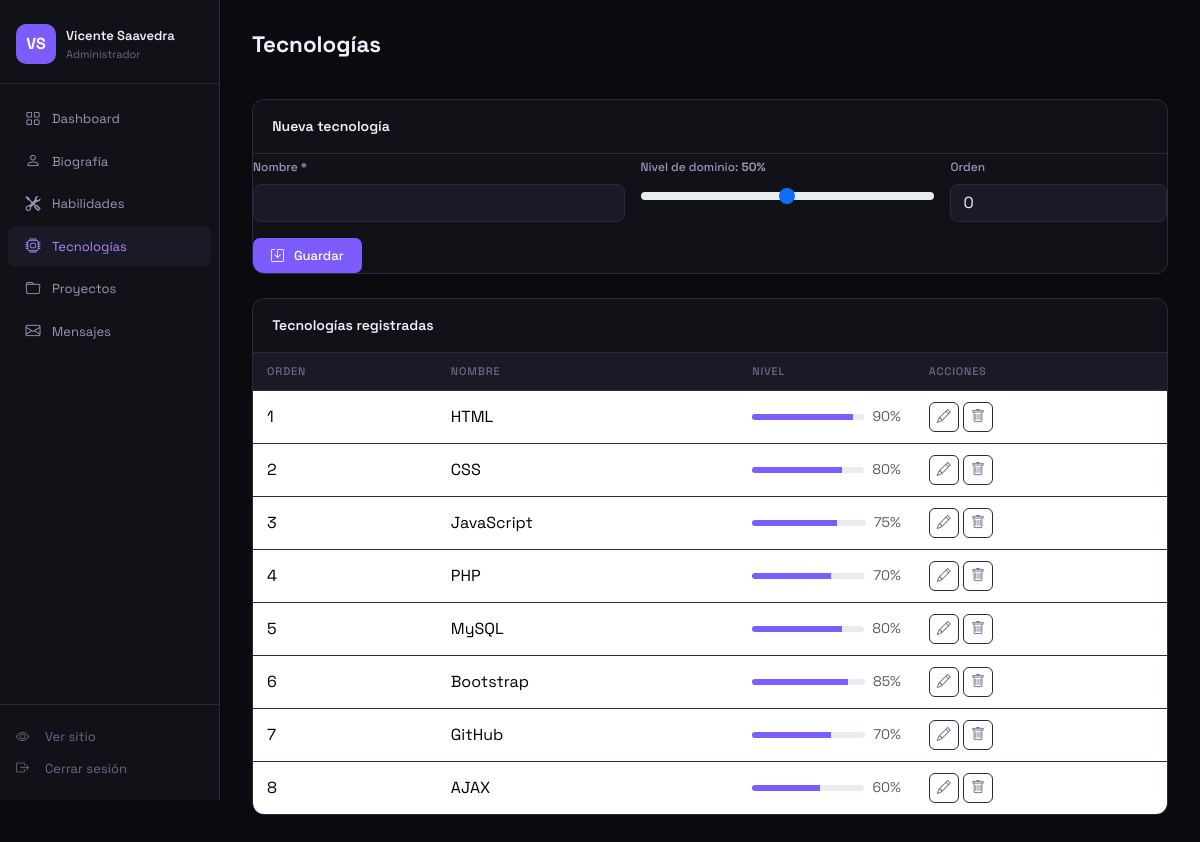
/admin/tecnologias.php (signed in), run on the app's committed database.
### tables this page shows
CREATE TABLE IF NOT EXISTS tecnologias (
    id          INT AUTO_INCREMENT PRIMARY KEY,
    nombre      VARCHAR(100)  NOT NULL,
    nivel       INT           NOT NULL DEFAULT 50,  
    orden       INT           DEFAULT 0,
    activo      TINYINT(1)    DEFAULT 1,
    creado_en   TIMESTAMP DEFAULT CURRENT_TIMESTAMP
);

### admin/tecnologias.php (the view, shortened to what this page needs)
<?php
$pdo = getDB();
$editData = null;
$tecnologias = $pdo->query('SELECT * FROM tecnologias WHERE activo=1 ORDER BY orden')->fetchAll();
?>
<!DOCTYPE html>
<html lang="es">
<head>
    <link rel="stylesheet" href="https://cdn.jsdelivr.net/npm/bootstrap@5.3.3/dist/css/bootstrap.min.css">
    <link rel="stylesheet" href="https://cdn.jsdelivr.net/npm/bootstrap-icons@1.11.3/font/bootstrap-icons.min.css">
    <link rel="stylesheet" href="../assets/css/admin.css">
</head>
<body>
<div class="dash-wrapper">
    <?php include 'sidebar.php'; ?>
    <main class="dash-main">
        <div class="dash-header"><h1 class="dash-title">Tecnologías</h1></div>
        <div class="dash-card mb-4">
            <div class="dash-card-header">
                <span><?= $editData ? 'Editar tecnología' : 'Nueva tecnología' ?></span>
            </div>
            <form method="POST">
                <div class="row g-3">
                    <div class="col-md-5">
                        <label class="form-label">Nombre *</label>
                        <input type="text" name="nombre" class="form-control" required value="<?= htmlspecialchars($editData['nombre'] ?? '') ?>">
                    </div>
                    <div class="col-md-4">
                        <label class="form-label">Nivel de dominio: <strong id="nivelVal"><?= $editData['nivel'] ?? 50 ?>%</strong></label>
                        <input type="range" name="nivel" class="form-range" min="0" max="100" value="<?= $editData['nivel'] ?? 50 ?>"
                               oninput="document.getElementById('nivelVal').textContent=this.value+'%'">
                    </div>
                    <div class="col-md-3">
                        <label class="form-label">Orden</label>
                        <input type="number" name="orden" class="form-control" value="<?= $editData['orden'] ?? 0 ?>">
                    </div>
                </div>
                <button type="submit" class="btn btn-accent mt-3"><i class="bi bi-save me-1"></i><?= $editData ? 'Actualizar' : 'Guardar' ?></button>
            </form>
        </div>
        <div class="dash-card">
            <div class="dash-card-header"><span>Tecnologías registradas</span></div>
            <table class="table dash-table">
                <thead><tr><th>Orden</th><th>Nombre</th><th>Nivel</th><th>Acciones</th></tr></thead>
                <tbody>
                    <?php foreach ($tecnologias as $t): ?>
                    <tr>
                        <td><?= $t['orden'] ?></td>
                        <td><?= htmlspecialchars($t['nombre']) ?></td>
                        <td>
                            <div class="d-flex align-items-center gap-2">
                                <div class="progress flex-grow-1" style="height:6px">
                                    <div class="progress-bar bg-accent" style="width:<?= $t['nivel'] ?>%"></div>
                                </div>
                                <span class="text-muted small"><?= $t['nivel'] ?>%</span>
                            </div>
                        </td>
                        <td>
                            <a href="tecnologias.php?edit=<?= $t['id'] ?>" class="btn btn-xs btn-icon"><i class="bi bi-pencil"></i></a>
                            <a href="tecnologias.php?delete=<?= $t['id'] ?>" class="btn btn-xs btn-icon btn-danger-icon" onclick="return confirm('¿Eliminar?')"><i class="bi bi-trash"></i></a>
                        </td>
                    </tr>
                    <?php endforeach; ?>
                </tbody>
            </table>
        </div>
    </main>
</div>
</body>
</html>

### assets/css/admin.css (style rules this page uses)
:root { --bg: #0a0a0f; --bg2: #111118; --bg3: #1a1a26; --accent: #7c5cfc; --text: #f0eeff; --text2: #9b97b8; --text3: #6b6888; --border: #2a2845; --sidebar-w: 220px; }
* { margin: 0; padding: 0; box-sizing: border-box; }
body { font-family: 'Space Grotesk', sans-serif; background: var(--bg); color: var(--text); min-height: 100vh; }
.dash-wrapper { display: flex; min-height: 100vh; }
.dash-main { margin-left: var(--sidebar-w); flex: 1; padding: 2rem; }
.dash-header { display: flex; align-items: center; justify-content: space-between; margin-bottom: 2rem; }
.dash-title { font-size: 1.4rem; font-weight: 700; }
.dash-card { background: var(--bg2); border: 1px solid var(--border); border-radius: 12px; overflow: hidden; margin-bottom: 1.5rem; }
.dash-card-header { display: flex; align-items: center; justify-content: space-between; padding: 1rem 1.2rem; border-bottom: 1px solid var(--border); font-size: 14px; font-weight: 600; }
.dash-table { margin-bottom: 0; color: var(--text2); }
.dash-table thead th { background: var(--bg3); color: var(--text3); font-size: 11px; font-weight: 500; text-transform: uppercase; letter-spacing: .8px; border-bottom: 1px solid var(--border); padding: 10px 14px; }
.dash-table tbody td { padding: 11px 14px; border-bottom: 1px solid var(--border); vertical-align: middle; }
.dash-table tbody tr:last-child td { border-bottom: none; }
.form-label { font-size: 12px; color: var(--text2); font-weight: 500; }
.form-control, .form-select { background: var(--bg3) !important; border: 1px solid var(--border) !important; color: var(--text) !important; border-radius: 8px; }
.form-control::placeholder { color: var(--text3) !important; }
.form-range { accent-color: var(--accent); }
.btn-accent { background: var(--accent); color: #fff; border: none; padding: 8px 18px; border-radius: 7px; font-size: 13px; font-weight: 500; cursor: pointer; font-family: inherit; display: inline-flex; align-items: center; gap: 6px; text-decoration: none; transition: background .2s; }
.bg-accent { background-color: var(--accent) !important; }
.btn-xs { font-size: 12px; padding: 4px 8px; }
.btn-icon { width: 30px; height: 30px; border-radius: 6px; border: 1px solid var(--border); background: transparent; cursor: pointer; display: inline-flex; align-items: center; justify-content: center; color: var(--text3); font-size: 14px; transition: all .2s; text-decoration: none; }

### data on the page
tecnologias: orden "1", nombre "HTML", nivel "90"
tecnologias: orden "2", nombre "CSS", nivel "80"
tecnologias: orden "3", nombre "JavaScript", nivel "75"
tecnologias: orden "4", nombre "PHP", nivel "70"
tecnologias: orden "5", nombre "MySQL", nivel "80"
tecnologias: orden "6", nombre "Bootstrap", nivel "85"
tecnologias: orden "7", nombre "GitHub", nivel "70"
tecnologias: orden "8", nombre "AJAX", nivel "60"

### other printed values
$_SESSION['admin_name'] "Vicente Saavedra"
$editData['nivel'] "50"
